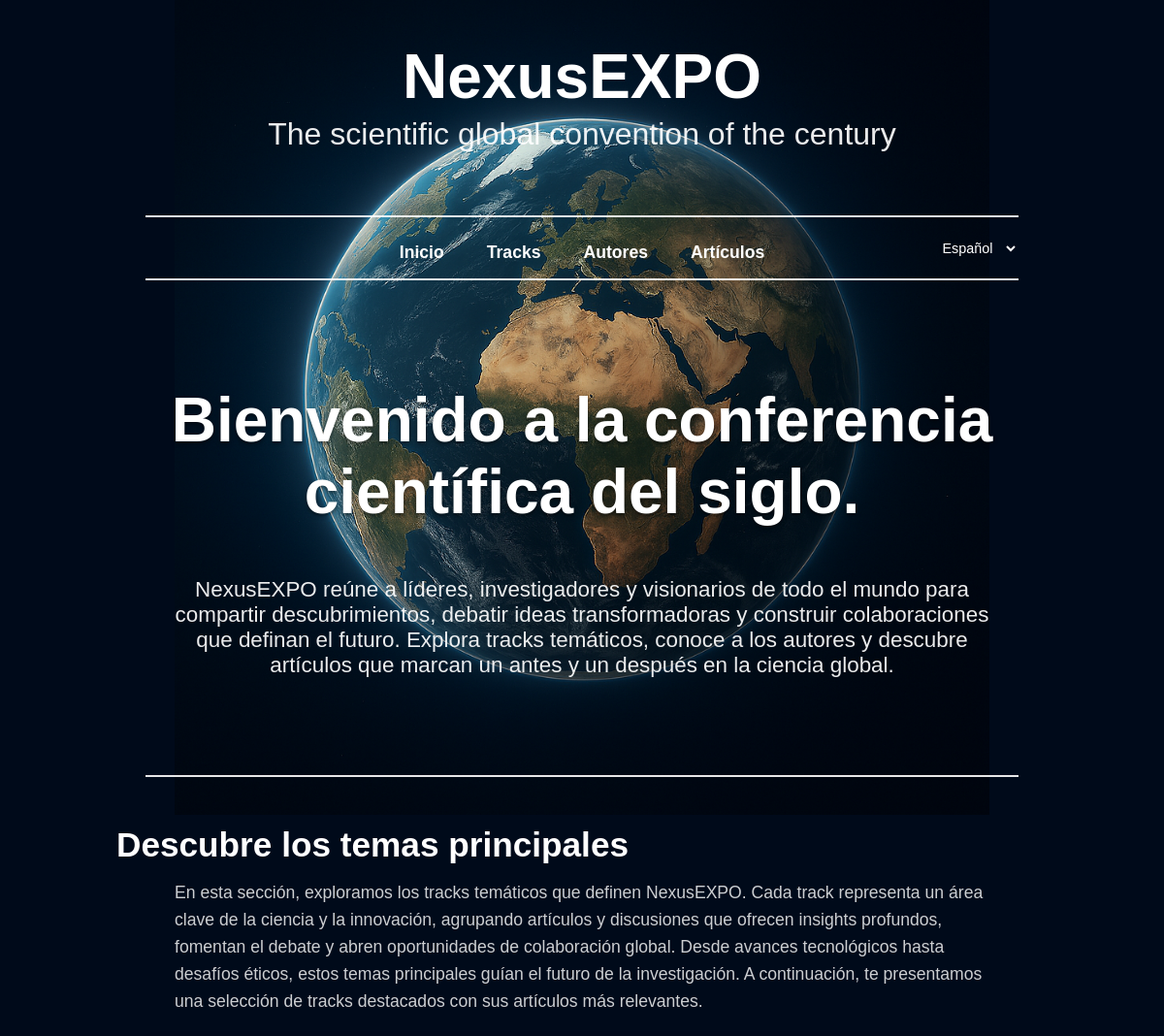
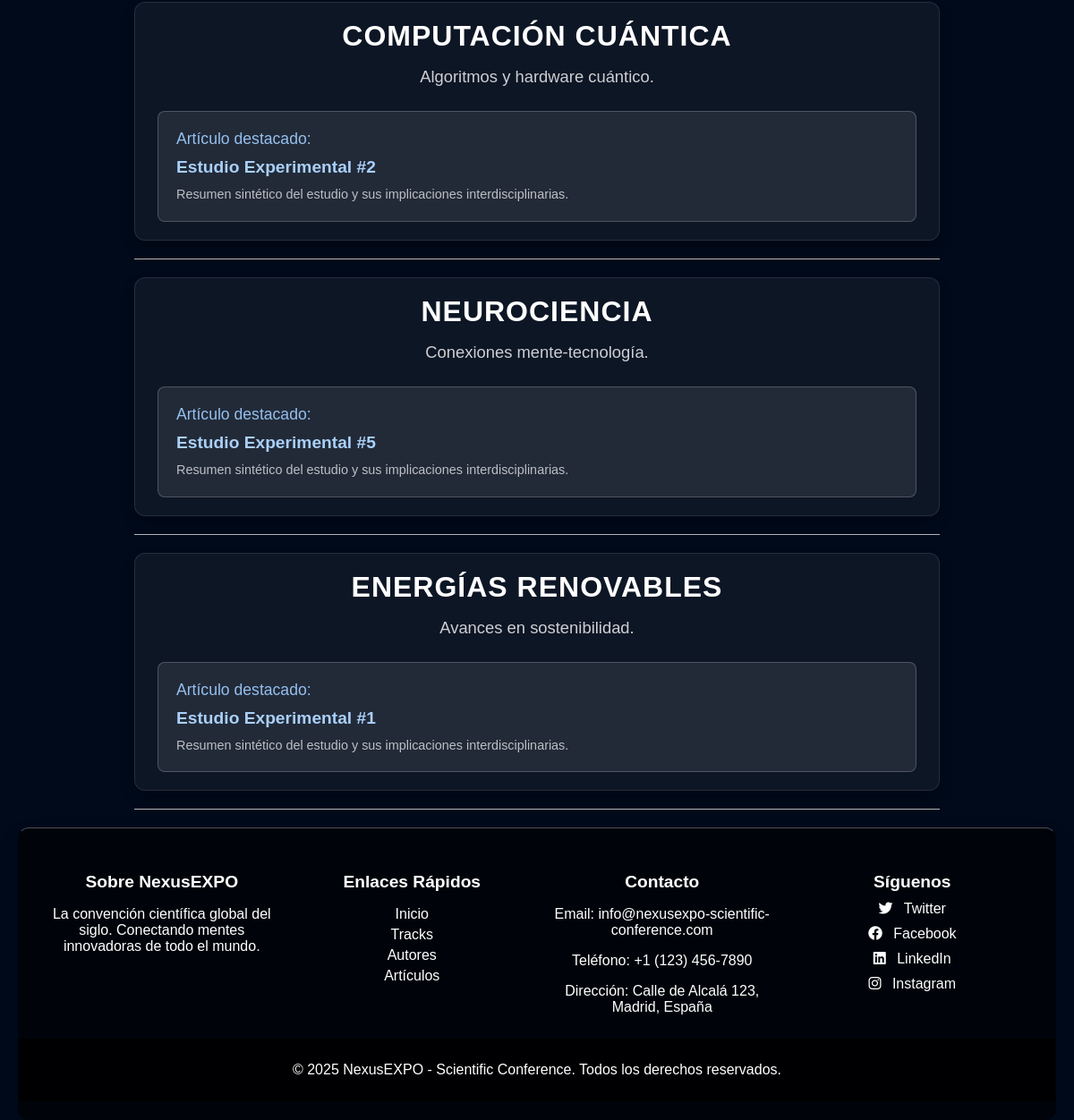
The page / on the database its author committed (2 pictures, top to bottom).
### appScientificConference/models.py (models this page shows, shortened)
class Track(models.Model):
    nombre = models.CharField(max_length=100)
    descripcion = models.TextField()

class Articulo(models.Model):
    titulo = models.CharField(max_length=200)
    abstract = models.TextField()
    track = models.ForeignKey(Track, on_delete=models.CASCADE, related_name="articulos")
    autores = models.ManyToManyField(Autor, related_name="articulos")

### appScientificConference/views.py (the view)
# urls.py: path('', views.IndexView.as_view(), name='index'),
class IndexView(TemplateView):
    template_name = 'index.html'
    def get_context_data(self, **kwargs):
        context = super().get_context_data(**kwargs)
        tracks = Track.objects.all()
        tracks_con_articulo = []
        for track in tracks:
            articulo_destacado = track.articulos.all().order_by('titulo').first()
            tracks_con_articulo.append({
                'track': track,
                'articulo_destacado': articulo_destacado
            })
        context['tracks_con_articulo'] = tracks_con_articulo
        return context

### appScientificConference/templatetags/i18n_helpers.py (called while the page is built)
@register.simple_tag(takes_context=True)
def current_path_in_language(context, lang_code):
    request = context.get('request')
    if not request:
        return '/'
    full = request.get_full_path()  # incluye query string
    split = urlsplit(full)
    path = split.path or '/'
    lang_codes = [code for code, _ in settings.LANGUAGES]
    parts = path.split('/')
    first = parts[1] if len(parts) > 1 else ''
    if first in lang_codes:
        rest = '/' + '/'.join(parts[2:]) if len(parts) > 2 else '/'
    else:
        rest = path
    if lang_code == settings.LANGUAGE_CODE:
        new_path = rest
    else:
        if rest == '/':
            new_path = f'/{lang_code}/'
        else:
            new_path = f'/{lang_code}{rest}'
    return new_path + (f'?{split.query}' if split.query else '')

### appScientificConference/templates/index.html (shortened to what this page needs)
{% extends "base.html" %}
{% load static i18n %}
{% block content %}
<section class="hero">
  <h1 class="hero-title">{% trans "Bienvenido a la conferencia científica del siglo." %}</h1>
  <p class="hero-text">
    {% trans "NexusEXPO reúne a líderes, investigadores y visionarios de todo el mundo para compartir descubrimientos, debatir ideas transformadoras y construir colaboraciones que definan el futuro. Explora tracks temáticos, conoce a los autores y descubre artículos que marcan un antes y un después en la ciencia global." %}
  </p>
</section>
<hr class="hero-divider">
<section class="tracks-intro">
  <h2>{% trans "Descubre los temas principales" %}</h2>
  <p>
    {% trans "En esta sección, exploramos los tracks temáticos que definen NexusEXPO. Cada track representa un área clave de la ciencia y la innovación, agrupando artículos y discusiones que ofrecen insights profundos, fomentan el debate y abren oportunidades de colaboración global. Desde avances tecnológicos hasta desafíos éticos, estos temas principales guían el futuro de la investigación. A continuación, te presentamos una selección de tracks destacados con sus artículos más relevantes." %}
  </p>
</section>
{% for item in tracks_con_articulo %}
    <div class="track">
        <h2>{{ item.track.nombre }}</h2>
        <p>{{ item.track.descripcion }}</p>
        {% if item.articulo_destacado %}
            <div class="articulo-destacado">
                <h3>{% trans "Artículo destacado:" %}</h3>
                <h4>
                    <a href="{% url 'show_articulo' item.articulo_destacado.id %}">
                        {{ item.articulo_destacado.titulo }}
                    </a>
                </h4>
                <p>{{ item.articulo_destacado.abstract|truncatewords:30 }}</p>
            </div>
        {% else %}
            <p><em>{% trans "No hay artículos en este track." %}</em></p>
        {% endif %}
    </div>
    <hr class="track-divider">
{% empty %}
    <p>{% trans "No hay temas disponibles." %}</p>
{% endfor %}
{% endblock %}

### appScientificConference/static/css/base.css (style rules this page uses)
:root { --electric-blue: #001335; --panel-bg: #ffffff; --panel-border: rgba(0, 0, 0, 0.12); --text-dark: #0a0a0a; --text-light: #f5f7ff; --radius: 12px; --shadow: 0 10px 24px rgba(0, 0, 0, 0.12); }
*, *::before, *::after { box-sizing: border-box; }
html, body { height: 100%; }
body { margin: 20px; font-family: Arial, Helvetica, sans-serif; color: var(--text-light); background-color: #000a1a; background-image: url('../img/background.png'); background-repeat: no-repeat; background-position: top center; background-size: 70% auto; background-attachment: fixed; }
main > section, main > article, main > div, main > ul, main > form { background: var(--panel-bg); color: var(--text-dark); padding: 16px 20px; margin: 16px 0; border-radius: var(--radius); border: 1px solid var(--panel-border); box-shadow: var(--shadow); }
main a { color: #031737; text-decoration: none; }
.hero-divider { border: 0; height: 2px; background: #fff; opacity: 0.9; width: 75vw; margin: 100px auto 50px; }
.track-divider { border: 0; height: 1px; background: #fff; opacity: 0.7; width: 75vw; margin: 20px auto 20px; }
.hero { background: transparent; border: 0; box-shadow: none; padding: 0; max-width: min(960px, 92%); margin: 0 auto 24px; text-align: center; color: #fff; }
.hero-title { margin: 0 0 50px 0; font-size: clamp(3rem, 7.5vw, 4rem); line-height: 1.15; color: #fff; font-weight: 800; text-shadow: 0 2px 4px rgba(0,0,0,0.5); }
.hero-text { margin: 0.5rem auto 0; max-width: 70ch; font-size: clamp(1.2rem, 2.8vw, 1.4rem); color: rgba(255,255,255,0.92); font-weight: 500; }
main .track { margin: 20px auto; width: 75vw; padding: 20px 25px; background: rgba(255,255,255,0.05); border: 1px solid rgba(255,255,255,0.1); border-radius: 12px; text-align: center; box-shadow: 0 8px 16px rgba(0,0,0,0.2); }
main .track h2 { margin: 0 0 15px 0; font-size: clamp(1.4rem, 3vw, 2rem); color: #fff; font-weight: 700; text-transform: uppercase; letter-spacing: 1px; text-align: center; line-height: 1.1; }
main .track p { margin: 0 0 20px 0; font-size: 1.15rem; color: rgba(255,255,255,0.8); line-height: 1.4; max-width: 60ch; margin-left: auto; margin-right: auto; }
main .track .articulo-destacado { margin-top: 25px; padding: 20px; background: rgba(220,220,220,0.1); border: 1px solid rgba(255,255,255,0.2); border-radius: 8px; text-align: left; }
main .track .articulo-destacado h3 { margin: 0 0 10px 0; font-size: 1.1rem; color: #95c0ee; font-weight: 400; }
main .track .articulo-destacado h4 { margin: 0 0 10px 0; font-size: 1.2rem; color: #fff; font-weight: 700; }
main .track .articulo-destacado h4 a { color: #aad0f9; text-decoration: none; transition: color 0.3s ease; }
main .track .articulo-destacado p { margin: 0; font-size: 0.9rem; color: rgba(255,255,255,0.7); line-height: 1.3; }
.tracks-intro { background: transparent; border: 0; box-shadow: none; padding: 0; max-width: min(960px, 92%); margin: 0 auto 24px; text-align: center; color: #fff; }
.tracks-intro h2 { font-size: clamp(1.6rem, 3.5vw, 2.2rem); color: #fff; margin-bottom: 15px; font-weight: 700; text-align: left }
.tracks-intro p { font-size: 1.1rem; color: rgba(255,255,255,0.8); line-height: 1.6; max-width: 70vw; margin: 0 auto; text-align: left }

### rows shown on the page
Track: track.nombre "COMPUTACIÓN CUÁNTICA", track.descripcion "Algoritmos y hardware cuántico.", articulo_destacado.titulo "Estudio Experimental #2", articulo_destacado.abstract "Resumen sintético del estudio y sus implicaciones interdisciplinarias."
Track: track.nombre "NEUROCIENCIA", track.descripcion "Conexiones mente-tecnología.", articulo_destacado.titulo "Estudio Experimental #5", articulo_destacado.abstract "Resumen sintético del estudio y sus implicaciones interdisciplinarias."
Track: track.nombre "ENERGÍAS RENOVABLES", track.descripcion "Avances en sostenibilidad.", articulo_destacado.titulo "Estudio Experimental #1", articulo_destacado.abstract "Resumen sintético del estudio y sus implicaciones interdisciplinarias."
